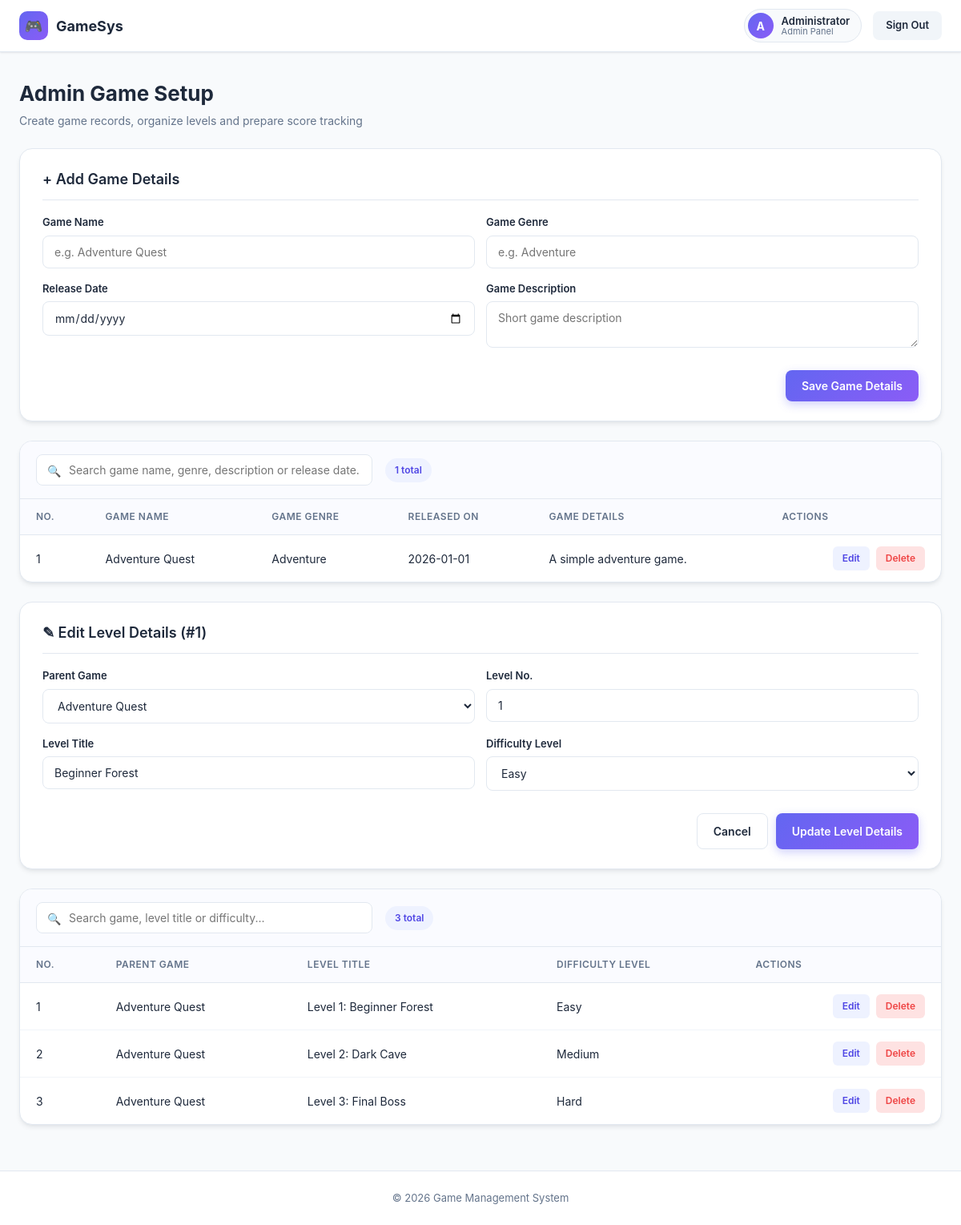
/index.php?page=admin&action=level_edit&id=1 (signed in), run on the app's committed database.
### tables this page shows
CREATE TABLE `games` (
  `id` int(11) NOT NULL,
  `title` varchar(200) NOT NULL,
  `genre` varchar(100) DEFAULT NULL,
  `description` text DEFAULT NULL,
  `release_date` date DEFAULT NULL,
  `created_at` timestamp NOT NULL DEFAULT current_timestamp()
);

CREATE TABLE `game_levels` (
  `id` int(11) NOT NULL,
  `game_id` int(11) NOT NULL,
  `level_number` int(11) NOT NULL,
  `level_name` varchar(100) NOT NULL,
  `difficulty` enum('Easy','Medium','Hard') DEFAULT 'Easy'
);

### controllers.php (called while the page is built, shortened)
<?php
function adminCtrl($conn) {
    $action = $_GET['action'] ?? 'list';
    $editing = null;
    $editingLevel = null;
    $difficulties = ['Easy', 'Medium', 'Hard'];
    if ($action === 'level_edit' && !$editingLevel) {
        $id = intval($_GET['id'] ?? 0);
        $editingLevel = getLevel($conn, $id);
    }
    $games = getGames($conn);
    $levels = getLevels($conn);
    require 'views/admin.php';
}
?>

### models.php (called while the page is built, shortened)
<?php
function getGames($conn) {
    $r = mysqli_query($conn, "SELECT id, title, genre, description, release_date FROM games ORDER BY id DESC");
    return $r ? mysqli_fetch_all($r, MYSQLI_ASSOC) : [];
}
function getLevels($conn) {
    $r = mysqli_query($conn,
        "SELECT l.id, l.game_id, l.level_number, l.level_name, l.difficulty, g.title AS game_title
         FROM game_levels l
         JOIN games g ON l.game_id = g.id
         ORDER BY g.title ASC, l.level_number ASC");
    return $r ? mysqli_fetch_all($r, MYSQLI_ASSOC) : [];
}
function getLevel($conn, $id) {
    $stmt = mysqli_prepare($conn,
        "SELECT l.id, l.game_id, l.level_number, l.level_name, l.difficulty, g.title AS game_title
         FROM game_levels l
         JOIN games g ON l.game_id = g.id
         WHERE l.id = ?");
    mysqli_stmt_bind_param($stmt, 'i', $id);
    mysqli_stmt_execute($stmt);
    $row = mysqli_fetch_assoc(mysqli_stmt_get_result($stmt));
    return $row;
}
?>

### views/admin.php (the view, shortened to what this page needs)
<?php $user = $_SESSION['user']; $isEdit = !empty($editing); $isLevelEdit = !empty($editingLevel); ?>
<!DOCTYPE html>
<html lang="en">
<head>
<link rel="stylesheet" href="style.css">
</head>
<body class="app-body">
<header class="navbar">
    <div class="navbar-inner">
        <a class="brand" href="index.php?page=admin">
            <span class="brand-icon">&#127918;</span>
            <span>GameSys</span>
        </a>
        <div class="nav-user">
            <span class="user-pill">
                <span class="user-avatar"><?= strtoupper(substr($user['name'], 0, 1)) ?></span>
                <span class="user-meta">
                    <span class="user-name"><?= htmlspecialchars($user['name']) ?></span>
                    <span class="user-role">Admin Panel</span>
                </span>
            </span>
            <a href="index.php?page=logout" class="btn-logout">Sign Out</a>
        </div>
    </div>
</header>
<main class="main-content">
    <div class="page-header">
        <div>
            <h1 class="page-title">Admin Game Setup</h1>
            <p class="page-sub">Create game records, organize levels and prepare score tracking</p>
        </div>
    </div>
    <div class="card form-card">
        <h3 class="card-title">
            <?= $isEdit ? '&#9998; Edit Game Details (#' . intval($editing['id']) . ')' : '+ Add Game Details' ?>
        </h3>
        <form method="POST"
              action="index.php?page=admin&action=<?= $isEdit ? 'update&id=' . intval($editing['id']) : 'add' ?>"
              class="form" novalidate>
            <div class="field-row">
                <div class="field">
                    <label for="title">Game Name</label>
                    <input type="text" id="title" name="title"
                           value="<?= htmlspecialchars($editing['title'] ?? '') ?>"
                           placeholder="e.g. Adventure Quest" required>
                </div>
                <div class="field">
                    <label for="genre">Game Genre</label>
                    <input type="text" id="genre" name="genre"
                           value="<?= htmlspecialchars($editing['genre'] ?? '') ?>"
                           placeholder="e.g. Adventure" required>
                </div>
            </div>
            <div class="field-row">
                <div class="field">
                    <label for="release_date">Release Date</label>
                    <input type="date" id="release_date" name="release_date"
                           value="<?= htmlspecialchars($editing['release_date'] ?? '') ?>">
                </div>
                <div class="field">
                    <label for="description">Game Description</label>
                    <textarea id="description" name="description"
                              placeholder="Short game description"><?= htmlspecialchars($editing['description'] ?? '') ?></textarea>
                </div>
            </div>
            <div class="form-actions">
                <?php if ($isEdit): ?>
                    <a href="index.php?page=admin" class="btn btn-ghost">Cancel</a>
                    <button type="submit" class="btn btn-primary">Update Game Details</button>
                <?php else: ?>
                    <button type="submit" class="btn btn-primary">Save Game Details</button>
                <?php endif; ?>
            </div>
        </form>
    </div>
    <div class="card">
        <div class="card-toolbar">
            <div class="search-wrap">
                <span class="search-icon">&#128269;</span>
                <input type="text" id="gameSearchInput" class="search-input"
                       placeholder="Search game name, genre, description or release date...">
            </div>
            <span class="badge" id="gameResultCount"><?= count($games) ?> total</span>
        </div>
        <div class="table-wrap">
            <table class="data-table">
                <thead>
                    <tr>
                        <th>No.</th>
                        <th>Game Name</th>
                        <th>Game Genre</th>
                        <th>Released On</th>
                        <th>Game Details</th>
                        <th class="text-right">Actions</th>
                    </tr>
                </thead>
                <tbody id="gameTableBody">
                    <?php if (empty($games)): ?>
                        <tr><td colspan="6" class="empty">No game records yet.</td></tr>
                    <?php else: ?>
                        <?php foreach ($games as $i => $game): ?>
                            <tr>
                                <td><?= $i + 1 ?></td>
                                <td><?= htmlspecialchars($game['title']) ?></td>
                                <td><?= htmlspecialchars($game['genre']) ?></td>
                                <td><?= htmlspecialchars($game['release_date'] ?? 'Not set') ?></td>
                                <td><?= htmlspecialchars($game['description'] ?? '') ?></td>
                                <td class="text-right">
                                    <a class="btn-sm btn-edit"
                                       href="index.php?page=admin&action=edit&id=<?= $game['id'] ?>">Edit</a>
                                    <a class="btn-sm btn-delete"
                                       href="index.php?page=admin&action=delete&id=<?= $game['id'] ?>"
                                       onclick="return confirm('Delete this game record? Related levels and scores will also be removed.')">Delete</a>
                                </td>
                            </tr>
                        <?php endforeach; ?>
                    <?php endif; ?>
                </tbody>
            </table>
        </div>
    </div>
    <div class="card form-card">
        <h3 class="card-title">
            <?= $isLevelEdit ? '&#9998; Edit Level Details (#' . intval($editingLevel['id']) . ')' : '+ Add Level Details' ?>
        </h3>
        <form method="POST"
              action="index.php?page=admin&action=<?= $isLevelEdit ? 'level_update&id=' . intval($editingLevel['id']) : 'level_add' ?>"
              class="form" novalidate>
            <div class="field-row">
                <div class="field">
                    <label for="game_id">Parent Game</label>
                    <select id="game_id" name="game_id" required>
                        <?php foreach ($games as $game): ?>
                            <option value="<?= $game['id'] ?>"
                                <?= intval($editingLevel['game_id'] ?? 0) === intval($game['id']) ? 'selected' : '' ?>>
                                <?= htmlspecialchars($game['title']) ?>
                            </option>
                        <?php endforeach; ?>
                    </select>
                </div>
                <div class="field">
                    <label for="level_number">Level No.</label>
                    <input type="number" id="level_number" name="level_number" min="1"
                           value="<?= htmlspecialchars($editingLevel['level_number'] ?? '') ?>"
                           placeholder="1" required>
                </div>
            </div>
            <div class="field-row">
                <div class="field">
                    <label for="level_name">Level Title</label>
                    <input type="text" id="level_name" name="level_name"
                           value="<?= htmlspecialchars($editingLevel['level_name'] ?? '') ?>"
                           placeholder="e.g. Beginner Forest" required>
                </div>
                <div class="field">
                    <label for="difficulty">Difficulty Level</label>
                    <select id="difficulty" name="difficulty" required>
                        <?php foreach ($difficulties as $difficulty): ?>
                            <option value="<?= $difficulty ?>"
                                <?= ($editingLevel['difficulty'] ?? 'Easy') === $difficulty ? 'selected' : '' ?>>
                                <?= $difficulty ?>
                            </option>
                        <?php endforeach; ?>
                    </select>
                </div>
            </div>
            <div class="form-actions">
                <?php if ($isLevelEdit): ?>
                    <a href="index.php?page=admin" class="btn btn-ghost">Cancel</a>
                    <button type="submit" class="btn btn-primary">Update Level Details</button>
                <?php else: ?>
                    <button type="submit" class="btn btn-primary">Save Level Details</button>
                <?php endif; ?>
            </div>
        </form>
    </div>
    <div class="card">
        <div class="card-toolbar">
            <div class="search-wrap">
                <span class="search-icon">&#128269;</span>
                <input type="text" id="levelSearchInput" class="search-input"
                       placeholder="Search game, level title or difficulty...">
            </div>
            <span class="badge" id="levelResultCount"><?= count($levels) ?> total</span>
        </div>
        <div class="table-wrap">
            <table class="data-table">
                <thead>
                    <tr>
                        <th>No.</th>
                        <th>Parent Game</th>
                        <th>Level Title</th>
                        <th>Difficulty Level</th>
                        <th class="text-right">Actions</th>
                    </tr>
                </thead>
                <tbody id="levelTableBody">
                    <?php if (empty($levels)): ?>
                        <tr><td colspan="5" class="empty">No level records yet.</td></tr>
                    <?php else: ?>
                        <?php foreach ($levels as $i => $level): ?>
                            <tr>
                                <td><?= $i + 1 ?></td>
                                <td><?= htmlspecialchars($level['game_title']) ?></td>
                                <td>Level <?= htmlspecialchars($level['level_number']) ?>: <?= htmlspecialchars($level['level_name']) ?></td>
                                <td><?= htmlspecialchars($level['difficulty']) ?></td>
                                <td class="text-right">
                                    <a class="btn-sm btn-edit"
                                       href="index.php?page=admin&action=level_edit&id=<?= $level['id'] ?>">Edit</a>
                                    <a class="btn-sm btn-delete"
                                       href="index.php?page=admin&action=level_delete&id=<?= $level['id'] ?>"
                                       onclick="return confirm('Delete this level record? Related scores will keep the game but lose the level link.')">Delete</a>
                                </td>
                            </tr>
                        <?php endforeach; ?>
                    <?php endif; ?>
                </tbody>
            </table>
        </div>
    </div>
</main>
<footer class="footer">&copy; <?= date('Y') ?> Game Management System</footer>
</body>
</html>

### data on the page
games: title "Adventure Quest", genre "Adventure", release_date "2026-01-01", description "A simple adventure game."
game_levels: id "1", game_id "Adventure Quest", level_number "1", level_name "Beginner Forest", difficulty "Easy", game.title "Adventure Quest"
game_levels: game.title "Adventure Quest", level_number "2", level_name "Dark Cave", difficulty "Medium"
game_levels: game.title "Adventure Quest", level_number "3", level_name "Final Boss", difficulty "Hard"

### other printed values
substr($user['name'], 0, 1) "A"
$user['name'] "Administrator"
count($games) "1"
count($levels) "3"
